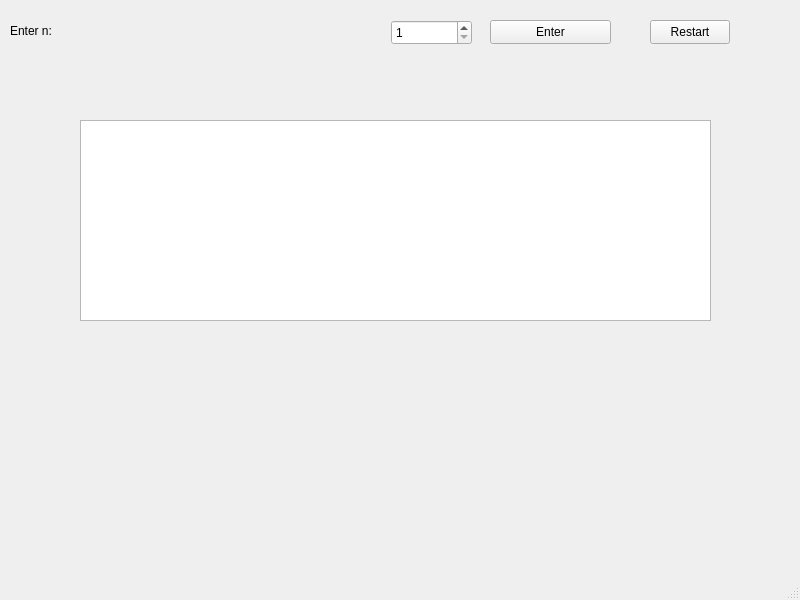
<?xml version="1.0" encoding="UTF-8"?>
<ui version="4.0">
 <class>MainWindow</class>
 <widget class="QMainWindow" name="MainWindow">
  <property name="geometry">
   <rect>
    <x>0</x>
    <y>0</y>
    <width>800</width>
    <height>600</height>
   </rect>
  </property>
  <property name="windowTitle">
   <string>MainWindow</string>
  </property>
  <widget class="QWidget" name="centralwidget">
   <widget class="QSpinBox" name="spinBox">
    <property name="geometry">
     <rect>
      <x>391</x>
      <y>20</y>
      <width>81</width>
      <height>25</height>
     </rect>
    </property>
    <property name="minimum">
     <number>1</number>
    </property>
    <property name="maximum">
     <number>2147483647</number>
    </property>
   </widget>
   <widget class="QPushButton" name="pushButton_enter">
    <property name="geometry">
     <rect>
      <x>490</x>
      <y>20</y>
      <width>121</width>
      <height>24</height>
     </rect>
    </property>
    <property name="text">
     <string>Enter</string>
    </property>
   </widget>
   <widget class="QLabel" name="Message">
    <property name="geometry">
     <rect>
      <x>10</x>
      <y>20</y>
      <width>261</width>
      <height>21</height>
     </rect>
    </property>
    <property name="text">
     <string>Enter n:</string>
    </property>
   </widget>
   <widget class="QPushButton" name="pushButton_restart">
    <property name="geometry">
     <rect>
      <x>650</x>
      <y>20</y>
      <width>80</width>
      <height>24</height>
     </rect>
    </property>
    <property name="text">
     <string>Restart</string>
    </property>
   </widget>
   <widget class="QLabel" name="label_n">
    <property name="geometry">
     <rect>
      <x>80</x>
      <y>80</y>
      <width>121</width>
      <height>16</height>
     </rect>
    </property>
    <property name="text">
     <string/>
    </property>
   </widget>
   <widget class="QTextEdit" name="textEdit">
    <property name="enabled">
     <bool>true</bool>
    </property>
    <property name="geometry">
     <rect>
      <x>80</x>
      <y>120</y>
      <width>631</width>
      <height>201</height>
     </rect>
    </property>
    <property name="autoFillBackground">
     <bool>false</bool>
    </property>
    <property name="readOnly">
     <bool>true</bool>
    </property>
   </widget>
   <widget class="QLabel" name="label_speed">
    <property name="geometry">
     <rect>
      <x>50</x>
      <y>340</y>
      <width>351</width>
      <height>71</height>
     </rect>
    </property>
    <property name="text">
     <string/>
    </property>
   </widget>
   <widget class="QLabel" name="label_ans">
    <property name="geometry">
     <rect>
      <x>40</x>
      <y>440</y>
      <width>401</width>
      <height>51</height>
     </rect>
    </property>
    <property name="text">
     <string/>
    </property>
   </widget>
  </widget>
  <widget class="QMenuBar" name="menubar">
   <property name="geometry">
    <rect>
     <x>0</x>
     <y>0</y>
     <width>800</width>
     <height>19</height>
    </rect>
   </property>
  </widget>
  <widget class="QStatusBar" name="statusbar"/>
 </widget>
 <resources/>
 <connections/>
</ui>
